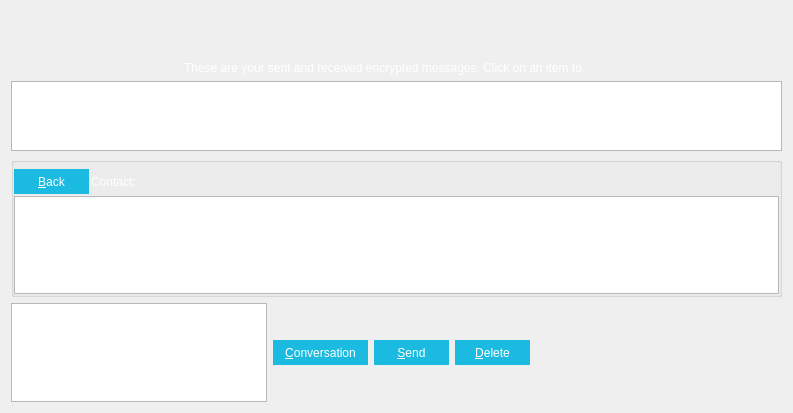
<?xml version="1.0" encoding="UTF-8"?>
<ui version="4.0">
 <class>MessagePage</class>
 <widget class="QWidget" name="MessagePage">
  <property name="geometry">
   <rect>
    <x>0</x>
    <y>0</y>
    <width>793</width>
    <height>413</height>
   </rect>
  </property>
  <property name="windowTitle">
   <string>Address Book</string>
  </property>
  <layout class="QVBoxLayout" name="verticalLayout_2">
   <item>
    <spacer name="verticalSpacer">
     <property name="orientation">
      <enum>Qt::Vertical</enum>
     </property>
     <property name="sizeType">
      <enum>QSizePolicy::Minimum</enum>
     </property>
     <property name="sizeHint" stdset="0">
      <size>
       <width>20</width>
       <height>50</height>
      </size>
     </property>
    </spacer>
   </item>
   <item alignment="Qt::AlignHCenter|Qt::AlignVCenter">
    <widget class="QLabel" name="labelExplanation">
     <property name="minimumSize">
      <size>
       <width>425</width>
       <height>0</height>
      </size>
     </property>
     <property name="styleSheet">
      <string notr="true">font-family: Segoe UI;color:white;</string>
     </property>
     <property name="text">
      <string>These are your sent and received encrypted messages. Click on an item to read it.</string>
     </property>
     <property name="textFormat">
      <enum>Qt::PlainText</enum>
     </property>
     <property name="wordWrap">
      <bool>true</bool>
     </property>
    </widget>
   </item>
   <item>
    <widget class="QTableView" name="tableView">
     <property name="contextMenuPolicy">
      <enum>Qt::CustomContextMenu</enum>
     </property>
     <property name="toolTip">
      <string>Click on a message to view it</string>
     </property>
     <property name="tabKeyNavigation">
      <bool>false</bool>
     </property>
     <property name="alternatingRowColors">
      <bool>true</bool>
     </property>
     <property name="selectionMode">
      <enum>QAbstractItemView::SingleSelection</enum>
     </property>
     <property name="selectionBehavior">
      <enum>QAbstractItemView::SelectRows</enum>
     </property>
     <property name="sortingEnabled">
      <bool>true</bool>
     </property>
     <attribute name="verticalHeaderVisible">
      <bool>false</bool>
     </attribute>
    </widget>
   </item>
   <item>
    <layout class="QVBoxLayout" name="verticalLayout">
     <item>
      <widget class="QGroupBox" name="messageDetails">
       <property name="title">
        <string/>
       </property>
       <layout class="QVBoxLayout" name="verticalLayout_4">
        <property name="spacing">
         <number>2</number>
        </property>
        <property name="leftMargin">
         <number>0</number>
        </property>
        <property name="topMargin">
         <number>6</number>
        </property>
        <property name="rightMargin">
         <number>0</number>
        </property>
        <property name="bottomMargin">
         <number>0</number>
        </property>
        <item>
         <layout class="QHBoxLayout" name="horizontalLayout_3">
          <item>
           <widget class="QPushButton" name="backButton">
            <property name="minimumSize">
             <size>
              <width>75</width>
              <height>25</height>
             </size>
            </property>
            <property name="styleSheet">
             <string notr="true">border:0;color:white;background-color:#1bbae1;font-family: Segoe UI;</string>
            </property>
            <property name="text">
             <string>&amp;Back</string>
            </property>
           </widget>
          </item>
          <item>
           <widget class="QLabel" name="labelContact">
            <property name="styleSheet">
             <string notr="true">color:white;</string>
            </property>
            <property name="text">
             <string>Contact:</string>
            </property>
           </widget>
          </item>
          <item>
           <widget class="QLabel" name="contactLabel">
            <property name="text">
             <string/>
            </property>
           </widget>
          </item>
          <item>
           <spacer name="horizontalSpacer_3">
            <property name="orientation">
             <enum>Qt::Horizontal</enum>
            </property>
            <property name="sizeHint" stdset="0">
             <size>
              <width>40</width>
              <height>20</height>
             </size>
            </property>
           </spacer>
          </item>
         </layout>
        </item>
        <item>
         <widget class="QListView" name="listConversation"/>
        </item>
        <item>
         <layout class="QVBoxLayout" name="verticalLayout_3"/>
        </item>
       </layout>
      </widget>
     </item>
     <item>
      <layout class="QHBoxLayout" name="horizontalLayout">
       <item>
        <widget class="QTextEdit" name="messageEdit">
         <property name="minimumSize">
          <size>
           <width>30</width>
           <height>0</height>
          </size>
         </property>
        </widget>
       </item>
       <item>
        <widget class="QPushButton" name="newButton">
         <property name="minimumSize">
          <size>
           <width>95</width>
           <height>25</height>
          </size>
         </property>
         <property name="styleSheet">
          <string notr="true">border:0;color:white;background-color:#1bbae1;font-family: Segoe UI;</string>
         </property>
         <property name="text">
          <string>&amp;Conversation</string>
         </property>
        </widget>
       </item>
       <item>
        <widget class="QPushButton" name="sendButton">
         <property name="minimumSize">
          <size>
           <width>75</width>
           <height>25</height>
          </size>
         </property>
         <property name="toolTip">
          <string>Send a message to the current conversation</string>
         </property>
         <property name="styleSheet">
          <string notr="true">border:0;color:white;background-color:#1bbae1;font-family: Segoe UI;</string>
         </property>
         <property name="text">
          <string>&amp;Send</string>
         </property>
        </widget>
       </item>
       <item>
        <widget class="QPushButton" name="deleteButton">
         <property name="minimumSize">
          <size>
           <width>75</width>
           <height>25</height>
          </size>
         </property>
         <property name="toolTip">
          <string>Delete the currently selected address from the list</string>
         </property>
         <property name="styleSheet">
          <string notr="true">border:0;color:white;background-color:#1bbae1;font-family: Segoe UI;</string>
         </property>
         <property name="text">
          <string>&amp;Delete</string>
         </property>
        </widget>
       </item>
       <item>
        <spacer name="horizontalSpacer">
         <property name="orientation">
          <enum>Qt::Horizontal</enum>
         </property>
         <property name="sizeHint" stdset="0">
          <size>
           <width>40</width>
           <height>20</height>
          </size>
         </property>
        </spacer>
       </item>
      </layout>
     </item>
    </layout>
   </item>
  </layout>
 </widget>
 <resources>
  <include location="../bitcoin.qrc"/>
 </resources>
 <connections/>
</ui>
